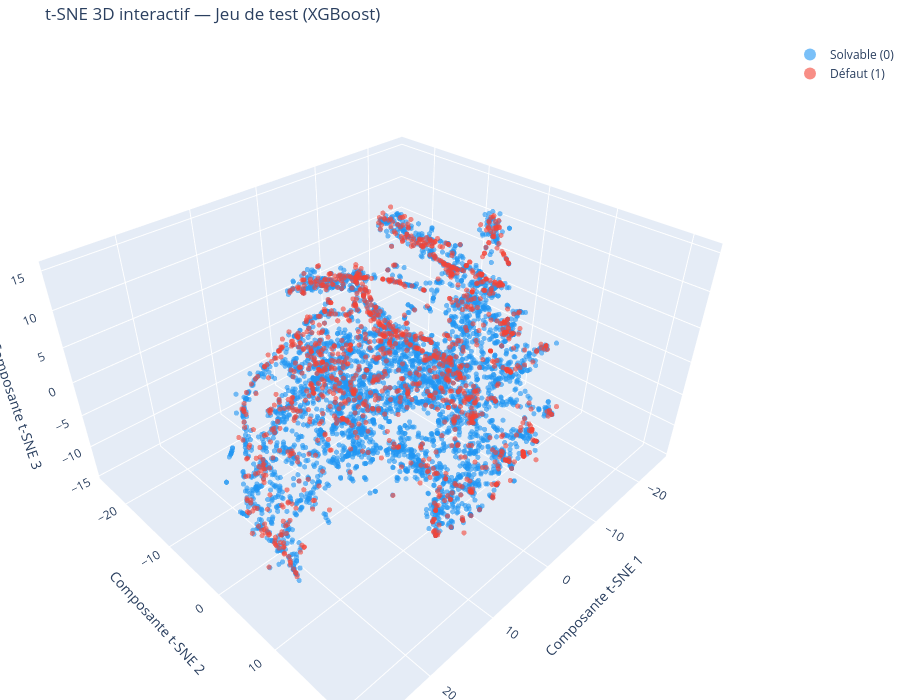

Notebook code cell kept with this figure:
### Markdown cell above
### t-SNE 3D — comparaison avec XGBoost

Même projection t-SNE 3D, cette fois sur l'espace de features de **XGBoost** (2ᵉ ex æquo au PR-AUC). Comparer les deux nuages permet de voir si les deux modèles structurent l'espace des clients de façon similaire ou s'ils captent des frontières différentes.

### Code cell
# t-SNE 3D sur le pipeline XGBoost (pour comparaison avec le Random Forest)
afficher_tsne_3d(fitted_models["XGBoost"], "XGBoost");

### Figure 1 — Plotly figure (JSON) as saved in the notebook; plotly's stock layout.template omitted (floating-point values rounded to 4 significant figures; data arrays with more than 128 entries replaced by an {"elided": "..."} marker saying what was removed)
{"data": [{"marker": {"color": "#2196F3", "opacity": 0.6, "size": 3}, "mode": "markers", "name": "Solvable (0)", "x": {"elided": "4673 float values"}, "y": {"elided": "4673 float values"}, "z": {"elided": "4673 float values"}, "type": "scatter3d"}, {"marker": {"color": "#F44336", "opacity": 0.6, "size": 3}, "mode": "markers", "name": "Défaut (1)", "x": {"elided": "1327 float values"}, "y": {"elided": "1327 float values"}, "z": {"elided": "1327 float values"}, "type": "scatter3d"}], "layout": {"legend": {"itemsizing": "constant"}, "margin": {"l": 0, "r": 0, "t": 40, "b": 0}, "title": {"text": "t-SNE 3D interactif — Jeu de test (XGBoost)"}, "scene": {"xaxis": {"title": {"text": "Composante t-SNE 1"}}, "yaxis": {"title": {"text": "Composante t-SNE 2"}}, "zaxis": {"title": {"text": "Composante t-SNE 3"}}}, "width": 900, "height": 700}}
